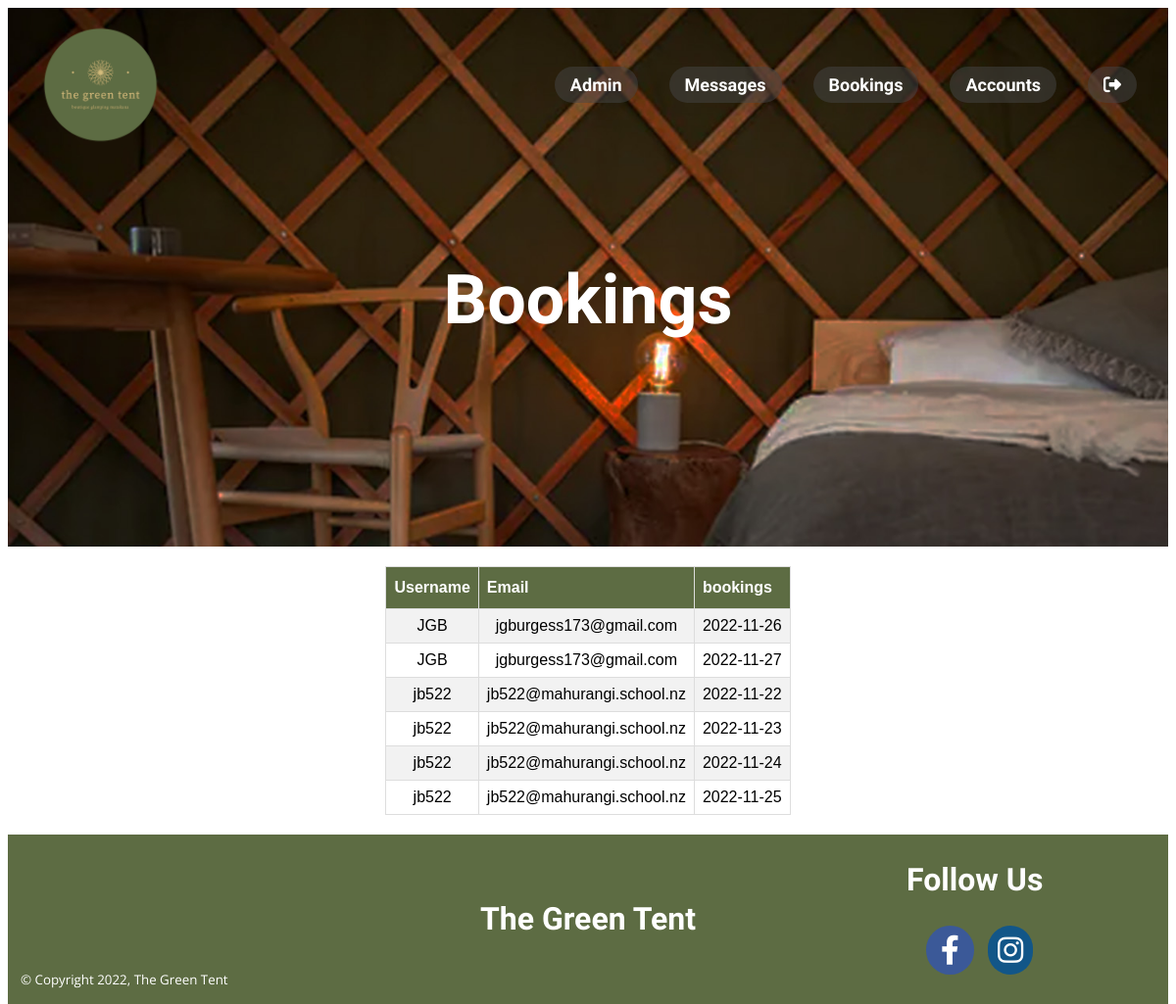
Before: /bookings-admin.php (signed in) with the older database file.
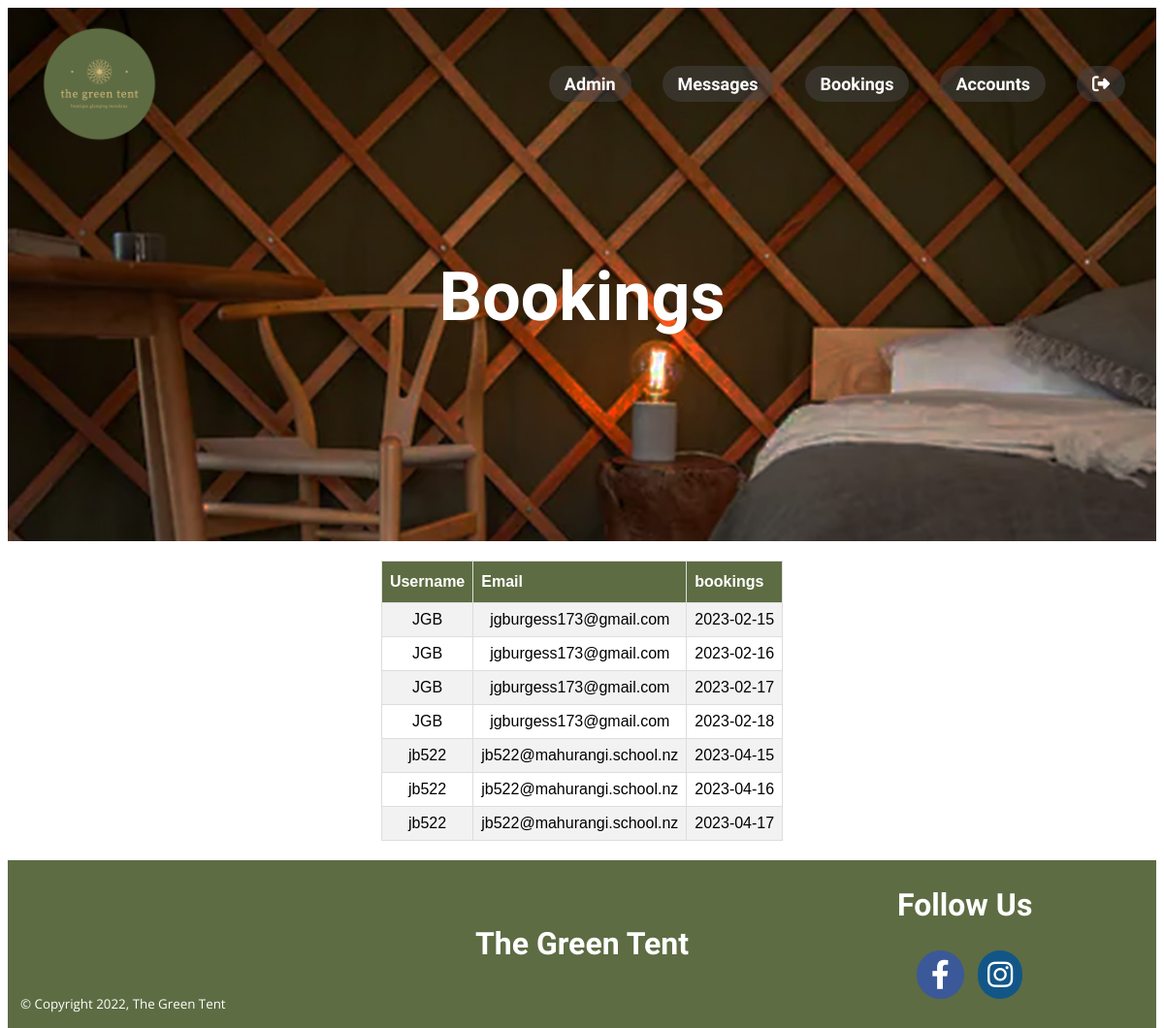
After: the same page with the newer database file.
### tables this page shows
CREATE TABLE `bookings` (
  `id` int(11) NOT NULL,
  `user_id` int(10) DEFAULT NULL,
  `booking_date` date DEFAULT NULL
);

CREATE TABLE `accounts` (
  `user_id` int(11) NOT NULL,
  `username` varchar(50) NOT NULL,
  `password` varchar(255) NOT NULL,
  `email` varchar(100) NOT NULL,
  `activation_code` varchar(50) DEFAULT '',
  `admin` int(11) NOT NULL
);

### bookings-admin.php (the view, shortened to what this page needs)
<?php
include 'head.php';
include 'setup.php';
?>
<body>
    <div class="container">
        <header class="availability-page-bg-img">
        <?php include 'admin-nav.php'; ?>
            <span class="header-title">
                <h1>Bookings</h1>
            </span>
        </header>
        <main>
            <table id="dbtable">
                <tr>
                    <th>Username</th>
                    <th>Email</th>
                    <th>bookings</th>
                </tr>
                <?php
                    $sql = "SELECT * From accounts INNER JOIN bookings ON accounts.user_id = bookings.user_id";
                    $result = $conn->query($sql);
                    if ($result->num_rows > 0) {
                        while($row = $result->fetch_assoc()) {
                        $username=$row["username"];
                        $email=$row["email"];
                        $booking_date=$row["booking_date"];
                      ?>
                <tr>
                    <td><?php print $username; ?></td>
                    <td><?php print $email; ?></td>
                    <td><?php print $booking_date; ?></td>
                </tr>
                <?php
                    }
                    }
                    else {
                        echo "0 results";
                    }
                ?>
            </table>
        </main>
<?php include 'bottom.php'; ?>

### head.php (shortened to what this page needs)
<!DOCTYPE html>
<html lang="en">
<head>
    <link href="css/the-green-tent_style.css" rel="stylesheet">
    <link href="css/calendar.css" type="text/css" rel="stylesheet"/>
    <link rel="stylesheet" href="https://cdnjs.cloudflare.com/ajax/libs/font-awesome/6.1.1/css/all.min.css">
</head>

### admin-nav.php (shortened to what this page needs)
<nav>
    <div class="container-nav">
        <img src="Images/the-green-tent-logo.png" class="logo">
        <div class="menu">
            <a href="admin.php">Admin</a>
            <a href="messages.php">Messages</a>
            <a href="bookings-admin.php">Bookings</a>
            <a href="accounts.php">Accounts</a>
            <a href="phplogin/logout.php"><i class="fas fa-sign-out-alt"></i></a>
        </div>
    </div>
</nav>

### bottom.php (shortened to what this page needs)
<footer>
            <div class="copyright">
                <small>&copy; Copyright 2022, The Green Tent</small>
            </div>
            <h1 class="footer-name">The Green Tent </h1>
            <div class="social">
                <h1>Follow Us</h1>
                <a href="https://www.facebook.com/thegreententmatakana" target="_blank"><i class="fa-brands fa-facebook-f"></i></a>
                <a href="https://www.instagram.com/thegreententmatakana/" target="_blank"><i class="fa-brands fa-instagram"></i></a>
            </div>
        </footer>
    </div>
</body>
</html>

### css/the-green-tent_style.css (style rules this page uses)
body { font-family: 'Open Sans', sans-serif; }
html { scroll-behavior: smooth; }
.container { display: grid; height: 100vh; grid-template-columns: 1fr 1fr 1fr 1fr; grid-template-rows: 1fr 1fr 1fr; grid-template-areas: "header header header header" "main main main main" "footer footer footer footer"; }
.availability-page-bg-img { background-image: url("../Images/the-green-tent-bed-v2.jpg"); }
header { color: #fff; grid-area: header; background-position: center center; background-repeat: no-repeat; background-attachment: fixed; background-size: cover; background-color: #464646; height: 550px; }
.logo { height: 125px; }
nav * { margin: 0; padding: 0; box-sizing: border-box; }
.container-nav { max-width: 1280px; margin: 0 auto; display: flex; align-items: center; justify-content: space-between; }
nav { position: initial; top: 0; left: 0; right: 0; z-index: 99; background-color: transparent; padding: 16px 32px; }
.container-nav * { z-index: 100; }
.menu { display: none; flex: 1 1 0%; justify-content: flex-end; margin: 0 -16px; }
.menu a { color: #fff; margin: 0 16px; font-weight: 600; font-size: 18px; text-decoration: none; transition: 0.4s; padding: 8px 16px; border-radius: 99px; background: rgba(70, 70, 70, 0.5) }
@media (min-width: 778px) { .menu { display: flex; } }
.header-title { display: block; text-align: center; font-size: 35px; }
.header-title h1 { margin-top: 100px; }
main { grid-area: main; background-color: #fff; display: grid; justify-content: center; align-content: center; text-align: center; }
footer { color: #fff; grid-area: footer; background-color: #5D6C43; line-height: 50px; display: grid; grid-template-columns: 1fr 1fr 1fr; grid-template-rows: 1fr; grid-template-areas: "copyright name social"; }
h1, h2, h3, h4, a { font-family: 'Open Sans Condensed', sans-serif; }
.copyright { grid-area: copyright; position: relative; }
.copyright small { position: absolute; bottom: 0; left: 0.5rem; padding-left: 5px; }
.footer-name { grid-area: name; text-align: center; display: inline-block; vertical-align: middle; padding: 40px; }
.fa-brands { font-size: 30px; margin-left: 10px; align-items: center; padding: 10px; border-radius: 99px; transition: 0.5s; color: #fff; }
.fa-facebook-f { background-color: #3B5998; padding: 10px 15px 10px 15px; }
.fa-instagram { background-color: #125688; }
.social { grid-area: social; display: block; text-align: center; }
#dbtable { font-family: Arial, Helvetica, sans-serif; border-collapse: collapse; width: 100%; margin: 20px 0 20px 0; }
#dbtable td, #dbtable th { border: 1px solid #ddd; padding: 8px; }
#dbtable tr:nth-child(even) { background-color: #f2f2f2; }
#dbtable th { padding-top: 12px; padding-bottom: 12px; text-align: left; background-color: #5D6C43; color: white; }

Changed rows visible on the page:
removed bookings: user.username "JGB", user.email "jgburgess173@gmail.com", booking_date "2022-11-26"
removed bookings: user.username "JGB", user.email "jgburgess173@gmail.com", booking_date "2022-11-27"
removed bookings: user.username "jb522", user.email "jb522@mahurangi.school.nz", booking_date "2022-11-22"
removed bookings: user.username "jb522", user.email "jb522@mahurangi.school.nz", booking_date "2022-11-23"
removed bookings: user.username "jb522", user.email "jb522@mahurangi.school.nz", booking_date "2022-11-24"
removed bookings: user.username "jb522", user.email "jb522@mahurangi.school.nz", booking_date "2022-11-25"
added bookings: user.username "JGB", user.email "jgburgess173@gmail.com", booking_date "2023-02-15"
added bookings: user.username "JGB", user.email "jgburgess173@gmail.com", booking_date "2023-02-16"
added bookings: user.username "JGB", user.email "jgburgess173@gmail.com", booking_date "2023-02-17"
added bookings: user.username "JGB", user.email "jgburgess173@gmail.com", booking_date "2023-02-18"
added bookings: user.username "jb522", user.email "jb522@mahurangi.school.nz", booking_date "2023-04-15"
added bookings: user.username "jb522", user.email "jb522@mahurangi.school.nz", booking_date "2023-04-16"
added bookings: user.username "jb522", user.email "jb522@mahurangi.school.nz", booking_date "2023-04-17"
